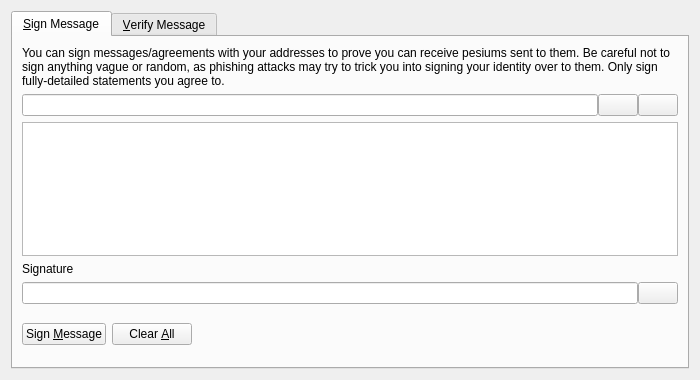
<?xml version="1.0" encoding="UTF-8"?>
<ui version="4.0">
 <class>SignVerifyMessageDialog</class>
 <widget class="QDialog" name="SignVerifyMessageDialog">
  <property name="geometry">
   <rect>
    <x>0</x>
    <y>0</y>
    <width>700</width>
    <height>380</height>
   </rect>
  </property>
  <property name="windowTitle">
   <string>Signatures - Sign / Verify a Message</string>
  </property>
  <property name="modal">
   <bool>true</bool>
  </property>
  <layout class="QVBoxLayout" name="verticalLayout">
   <item>
    <widget class="QTabWidget" name="tabWidget">
     <property name="currentIndex">
      <number>0</number>
     </property>
     <widget class="QWidget" name="tabSignMessage">
      <attribute name="title">
       <string>&amp;Sign Message</string>
      </attribute>
      <layout class="QVBoxLayout" name="verticalLayout_SM">
       <item>
        <widget class="QLabel" name="infoLabel_SM">
         <property name="text">
          <string>You can sign messages/agreements with your addresses to prove you can receive pesiums sent to them. Be careful not to sign anything vague or random, as phishing attacks may try to trick you into signing your identity over to them. Only sign fully-detailed statements you agree to.</string>
         </property>
         <property name="textFormat">
          <enum>Qt::PlainText</enum>
         </property>
         <property name="wordWrap">
          <bool>true</bool>
         </property>
        </widget>
       </item>
       <item>
        <layout class="QHBoxLayout" name="horizontalLayout_1_SM">
         <property name="spacing">
          <number>0</number>
         </property>
         <item>
          <widget class="QValidatedLineEdit" name="addressIn_SM">
           <property name="toolTip">
            <string>The Pesium address to sign the message with</string>
           </property>
          </widget>
         </item>
         <item>
          <widget class="QPushButton" name="addressBookButton_SM">
           <property name="toolTip">
            <string>Choose previously used address</string>
           </property>
           <property name="text">
            <string/>
           </property>
           <property name="icon">
            <iconset resource="../bitcoin.qrc">
             <normaloff>:/icons/address-book</normaloff>:/icons/address-book</iconset>
           </property>
           <property name="shortcut">
            <string>Alt+A</string>
           </property>
           <property name="autoDefault">
            <bool>false</bool>
           </property>
          </widget>
         </item>
         <item>
          <widget class="QPushButton" name="pasteButton_SM">
           <property name="toolTip">
            <string>Paste address from clipboard</string>
           </property>
           <property name="text">
            <string/>
           </property>
           <property name="icon">
            <iconset resource="../bitcoin.qrc">
             <normaloff>:/icons/editpaste</normaloff>:/icons/editpaste</iconset>
           </property>
           <property name="shortcut">
            <string>Alt+P</string>
           </property>
           <property name="autoDefault">
            <bool>false</bool>
           </property>
          </widget>
         </item>
        </layout>
       </item>
       <item>
        <widget class="QPlainTextEdit" name="messageIn_SM">
         <property name="toolTip">
          <string>Enter the message you want to sign here</string>
         </property>
        </widget>
       </item>
       <item>
        <widget class="QLabel" name="signatureLabel_SM">
         <property name="text">
          <string>Signature</string>
         </property>
         <property name="textFormat">
          <enum>Qt::PlainText</enum>
         </property>
        </widget>
       </item>
       <item>
        <layout class="QHBoxLayout" name="horizontalLayout_2_SM">
         <property name="spacing">
          <number>0</number>
         </property>
         <item>
          <widget class="QLineEdit" name="signatureOut_SM">
           <property name="font">
            <font>
             <italic>true</italic>
            </font>
           </property>
           <property name="readOnly">
            <bool>true</bool>
           </property>
          </widget>
         </item>
         <item>
          <widget class="QPushButton" name="copySignatureButton_SM">
           <property name="toolTip">
            <string>Copy the current signature to the system clipboard</string>
           </property>
           <property name="text">
            <string/>
           </property>
           <property name="icon">
            <iconset resource="../bitcoin.qrc">
             <normaloff>:/icons/editcopy</normaloff>:/icons/editcopy</iconset>
           </property>
           <property name="autoDefault">
            <bool>false</bool>
           </property>
          </widget>
         </item>
        </layout>
       </item>
       <item>
        <layout class="QHBoxLayout" name="horizontalLayout_3_SM">
         <item>
          <widget class="QPushButton" name="signMessageButton_SM">
           <property name="toolTip">
            <string>Sign the message to prove you own this Pesium address</string>
           </property>
           <property name="text">
            <string>Sign &amp;Message</string>
           </property>
           <property name="icon">
            <iconset resource="../bitcoin.qrc">
             <normaloff>:/icons/edit</normaloff>:/icons/edit</iconset>
           </property>
           <property name="autoDefault">
            <bool>false</bool>
           </property>
          </widget>
         </item>
         <item>
          <widget class="QPushButton" name="clearButton_SM">
           <property name="toolTip">
            <string>Reset all sign message fields</string>
           </property>
           <property name="text">
            <string>Clear &amp;All</string>
           </property>
           <property name="icon">
            <iconset resource="../bitcoin.qrc">
             <normaloff>:/icons/remove</normaloff>:/icons/remove</iconset>
           </property>
           <property name="autoDefault">
            <bool>false</bool>
           </property>
          </widget>
         </item>
         <item>
          <spacer name="horizontalSpacer_1_SM">
           <property name="orientation">
            <enum>Qt::Horizontal</enum>
           </property>
           <property name="sizeHint" stdset="0">
            <size>
             <width>40</width>
             <height>48</height>
            </size>
           </property>
          </spacer>
         </item>
         <item>
          <widget class="QLabel" name="statusLabel_SM">
           <property name="font">
            <font>
             <weight>75</weight>
             <bold>true</bold>
            </font>
           </property>
           <property name="text">
            <string/>
           </property>
           <property name="wordWrap">
            <bool>true</bool>
           </property>
          </widget>
         </item>
         <item>
          <spacer name="horizontalSpacer_2_SM">
           <property name="orientation">
            <enum>Qt::Horizontal</enum>
           </property>
           <property name="sizeHint" stdset="0">
            <size>
             <width>40</width>
             <height>48</height>
            </size>
           </property>
          </spacer>
         </item>
        </layout>
       </item>
      </layout>
     </widget>
     <widget class="QWidget" name="tabVerifyMessage">
      <attribute name="title">
       <string>&amp;Verify Message</string>
      </attribute>
      <layout class="QVBoxLayout" name="verticalLayout_VM">
       <item>
        <widget class="QLabel" name="infoLabel_VM">
         <property name="text">
          <string>Enter the receiver's address, message (ensure you copy line breaks, spaces, tabs, etc. exactly) and signature below to verify the message. Be careful not to read more into the signature than what is in the signed message itself, to avoid being tricked by a man-in-the-middle attack. Note that this only proves the signing party receives with the address, it cannot prove sendership of any transaction!</string>
         </property>
         <property name="textFormat">
          <enum>Qt::PlainText</enum>
         </property>
         <property name="alignment">
          <set>Qt::AlignLeading|Qt::AlignLeft|Qt::AlignTop</set>
         </property>
         <property name="wordWrap">
          <bool>true</bool>
         </property>
        </widget>
       </item>
       <item>
        <layout class="QHBoxLayout" name="horizontalLayout_1_VM">
         <property name="spacing">
          <number>0</number>
         </property>
         <item>
          <widget class="QValidatedLineEdit" name="addressIn_VM">
           <property name="toolTip">
            <string>The Pesium address the message was signed with</string>
           </property>
          </widget>
         </item>
         <item>
          <widget class="QPushButton" name="addressBookButton_VM">
           <property name="toolTip">
            <string>Choose previously used address</string>
           </property>
           <property name="text">
            <string/>
           </property>
           <property name="icon">
            <iconset resource="../bitcoin.qrc">
             <normaloff>:/icons/address-book</normaloff>:/icons/address-book</iconset>
           </property>
           <property name="shortcut">
            <string>Alt+A</string>
           </property>
           <property name="autoDefault">
            <bool>false</bool>
           </property>
          </widget>
         </item>
        </layout>
       </item>
       <item>
        <widget class="QPlainTextEdit" name="messageIn_VM"/>
       </item>
       <item>
        <widget class="QValidatedLineEdit" name="signatureIn_VM"/>
       </item>
       <item>
        <layout class="QHBoxLayout" name="horizontalLayout_2_VM">
         <item>
          <widget class="QPushButton" name="verifyMessageButton_VM">
           <property name="toolTip">
            <string>Verify the message to ensure it was signed with the specified Pesium address</string>
           </property>
           <property name="text">
            <string>Verify &amp;Message</string>
           </property>
           <property name="icon">
            <iconset resource="../bitcoin.qrc">
             <normaloff>:/icons/transaction_0</normaloff>:/icons/transaction_0</iconset>
           </property>
           <property name="autoDefault">
            <bool>false</bool>
           </property>
          </widget>
         </item>
         <item>
          <widget class="QPushButton" name="clearButton_VM">
           <property name="toolTip">
            <string>Reset all verify message fields</string>
           </property>
           <property name="text">
            <string>Clear &amp;All</string>
           </property>
           <property name="icon">
            <iconset resource="../bitcoin.qrc">
             <normaloff>:/icons/remove</normaloff>:/icons/remove</iconset>
           </property>
           <property name="autoDefault">
            <bool>false</bool>
           </property>
          </widget>
         </item>
         <item>
          <spacer name="horizontalSpacer_1_VM">
           <property name="orientation">
            <enum>Qt::Horizontal</enum>
           </property>
           <property name="sizeHint" stdset="0">
            <size>
             <width>40</width>
             <height>48</height>
            </size>
           </property>
          </spacer>
         </item>
         <item>
          <widget class="QLabel" name="statusLabel_VM">
           <property name="font">
            <font>
             <weight>75</weight>
             <bold>true</bold>
            </font>
           </property>
           <property name="text">
            <string/>
           </property>
           <property name="wordWrap">
            <bool>true</bool>
           </property>
          </widget>
         </item>
         <item>
          <spacer name="horizontalSpacer_2_VM">
           <property name="orientation">
            <enum>Qt::Horizontal</enum>
           </property>
           <property name="sizeHint" stdset="0">
            <size>
             <width>40</width>
             <height>48</height>
            </size>
           </property>
          </spacer>
         </item>
        </layout>
       </item>
      </layout>
     </widget>
    </widget>
   </item>
  </layout>
 </widget>
 <customwidgets>
  <customwidget>
   <class>QValidatedLineEdit</class>
   <extends>QLineEdit</extends>
   <header>qt/qvalidatedlineedit.h</header>
  </customwidget>
 </customwidgets>
 <resources>
  <include location="../bitcoin.qrc"/>
 </resources>
 <connections/>
</ui>
